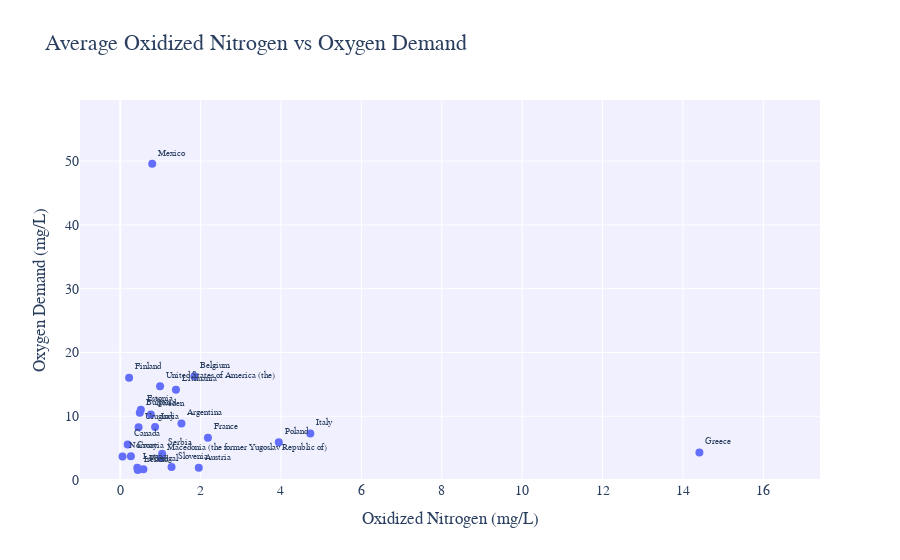

The cell this chart's notebook holds for it:
### Code cell
import plotly.express as px


fig = px.scatter(
    aggregated_df,
    x='Value_nitrate',
    y='Value_oxygen',
    text='Country Name',
    title='Average Oxidized Nitrogen vs Oxygen Demand',
    labels={'Value_nitrate': 'Oxidized Nitrogen (mg/L)', 'Value_oxygen': 'Oxygen Demand (mg/L)'},
)

fig.update_traces(
    textposition='top right',
    marker=dict(size=8),
    textfont=dict(size=9),
    hovertemplate='<b>%{text}</b><br>Nitrate: %{x}<br>Oxygen: %{y}<extra></extra>'
)

fig.update_layout(
    xaxis=dict(range=[-1, aggregated_df['Value_nitrate'].max() + 3]),
    yaxis=dict(range=[0, aggregated_df['Value_oxygen'].max() + 10]),
    plot_bgcolor='rgba(240,240,255,0.95)',
    title_font_size=22,
    font=dict(family="Arial", size=14)
)

fig.show()

fig.write_html("nitrogen_vs_oxygen.html", include_plotlyjs='cdn')

### Figure 1 — Plotly figure (JSON) as saved in the notebook; plotly's stock layout.template omitted (floating-point values rounded to 4 significant figures)
{"data": [{"hovertemplate": "<b>%{text}</b><br>Nitrate: %{x}<br>Oxygen: %{y}<extra></extra>", "legendgroup": "", "marker": {"color": "#636efa", "size": 8, "symbol": "circle"}, "mode": "markers+text", "name": "", "orientation": "v", "showlegend": false, "text": ["Argentina", "Austria", "Belgium", "Bulgaria", "Canada", "Croatia", "Estonia", "Finland", "France", "Greece", "India", "Ireland", "Italy", "Latvia", "Lithuania", "Macedonia (the former Yugoslav Republic of)", "Mexico", "Norway", "Poland", "Portugal", "Serbia", "Slovenia", "Sweden", "United States of America (the)", "Uruguay"], "textfont": {"size": 9}, "textposition": "top right", "type": "scatter", "x": [1.524, 1.955, 1.846, 0.4874, 0.1855, 0.2666, 0.5139, 0.2221, 2.182, 14.41, 0.8681, 0.4366, 4.73, 0.4263, 1.386, 1.012, 0.7963, 0.05751, 3.945, 0.5772, 1.043, 1.277, 0.7631, 0.9924, 0.4571], "xaxis": "x", "y": [8.875, 1.909, 16.28, 10.53, 5.549, 3.716, 11.02, 16.03, 6.642, 4.311, 8.29, 1.579, 7.287, 1.927, 14.16, 3.464, 49.58, 3.669, 5.904, 1.699, 4.119, 2.023, 10.26, 14.69, 8.278], "yaxis": "y"}], "layout": {"font": {"family": "Arial", "size": 14}, "legend": {"tracegroupgap": 0}, "plot_bgcolor": "rgba(240,240,255,0.95)", "title": {"font": {"size": 22}, "text": "Average Oxidized Nitrogen vs Oxygen Demand"}, "xaxis": {"anchor": "y", "domain": [0, 1], "range": [-1, 17.41], "title": {"text": "Oxidized Nitrogen (mg/L)"}}, "yaxis": {"anchor": "x", "domain": [0, 1], "range": [0, 59.58], "title": {"text": "Oxygen Demand (mg/L)"}}}}
